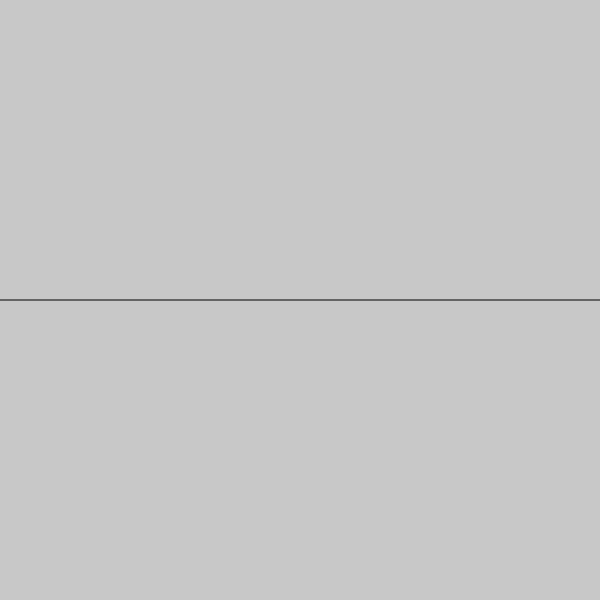
Frame 1 (no input)
Frame 60 (no input): identical to frame 1, image omitted
Frame 120 (the mouse pressed at the canvas centre since frame 60): identical to frame 1, image omitted

The p5.js sketch that drew this single still picture (run headless with seeded random() and noise() and a simulated clock; from frame 60 on, the mouse is pressed at the canvas centre):

// p5.js sketch
// ── sketch.js
function setup() {
  // put setup code here
  var width = 600, height = 600;
  createCanvas(width,height);
  background(200);
  line(0,height/2, width, height/2);
}

function draw() {
  // put drawing code here
}
